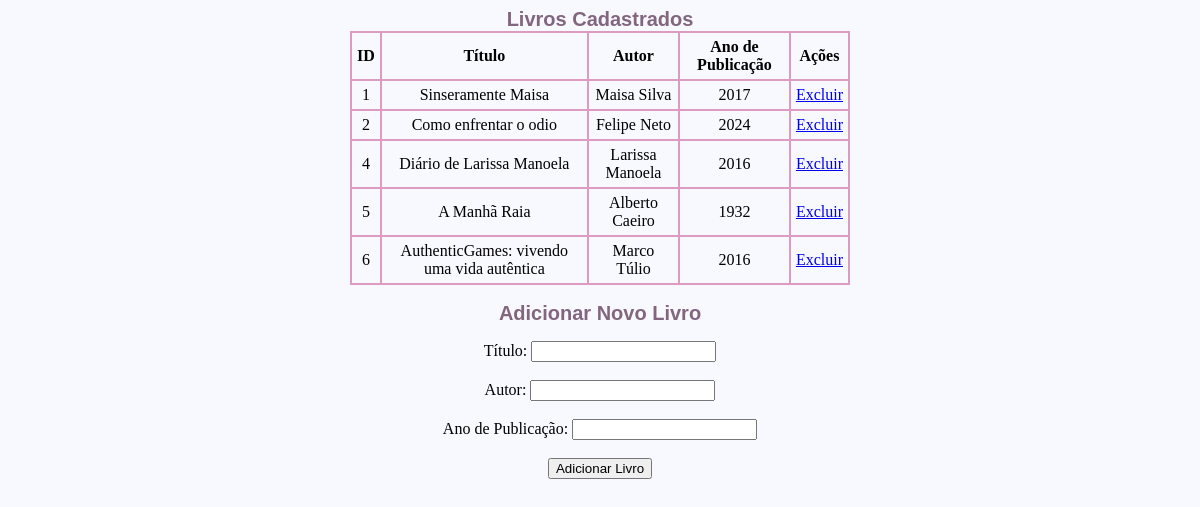
The page / on the database its author committed.
### tables this page shows
CREATE TABLE livros (
        id INTEGER PRIMARY KEY AUTOINCREMENT,
        titulo TEXT NOT NULL,
        autor TEXT NOT NULL,
        ano_publicacao INTEGER NOT NULL
    );

### index.php (the view, shortened to what this page needs)
<?php
function listarLivros() {
    $db = getDatabaseConnection();
    $result = $db->query('SELECT * FROM livros');
    $livros = [];
    while ($row = $result->fetchArray(SQLITE3_ASSOC)) {
        $livros[] = $row;
    }
    return $livros;
}
$livros = listarLivros();
?>
<!DOCTYPE html>
<html lang="pt-BR">
<head>
</head>
<body>
    <h1>Livros Cadastrados</h1>
    <table border="1" width="500" cellspacing="0" cellpadding="5" bordercolor="#DD9AC2">
        <thead>
            <tr>
                <th>ID</th>
                <th>Título</th>
                <th>Autor</th>
                <th>Ano de Publicação</th>
                <th>Ações</th>
            </tr>
        </thead>
        <tbody>
            <?php foreach ($livros as $livro): ?>
                <tr>
                    <td><?php echo $livro['id']; ?></td>
                    <td><?php echo $livro['titulo']; ?></td>
                    <td><?php echo $livro['autor']; ?></td>
                    <td><?php echo $livro['ano_publicacao']; ?></td>
                    <td>
                        <a href="delete_book.php?id=<?php echo $livro['id']; ?>">Excluir</a>
                    </td>
                </tr>
            <?php endforeach; ?>
        </tbody>
    </table>
    <h2>Adicionar Novo Livro</h2>
    <form action="add_book.php" method="POST">
        <label for="titulo">Título:</label>
        <input type="text" name="titulo" required><br><br>
        <label for="autor">Autor:</label>
        <input type="text" name="autor" required><br><br>
        <label for="ano_publicacao">Ano de Publicação:</label>
        <input type="number" name="ano_publicacao" required><br><br>
        <input type="submit" value="Adicionar Livro">
    </form>
</body>
</html>

### index.php (style rules this page uses)
body { background-color: ghostwhite; text-align: center; }
h1 { text-align: center; font-family: helvetica; font-size: 20px; margin: 0; color: #82667F; }
h2 { text-align: center; font-family: helvetica; font-size: 20px; color: #82667F; }
table { text-align: center; margin: auto; }

### rows shown on the page
livros: id "1", titulo "Sinseramente Maisa", autor "Maisa Silva", ano_publicacao "2017"
livros: id "2", titulo "Como enfrentar o odio", autor "Felipe Neto", ano_publicacao "2024"
livros: id "4", titulo "Diário de Larissa Manoela", autor "Larissa Manoela", ano_publicacao "2016"
livros: id "5", titulo "A Manhã Raia", autor "Alberto Caeiro", ano_publicacao "1932"
livros: id "6", titulo "AuthenticGames: vivendo uma vida autêntica", autor "Marco Túlio", ano_publicacao "2016"
